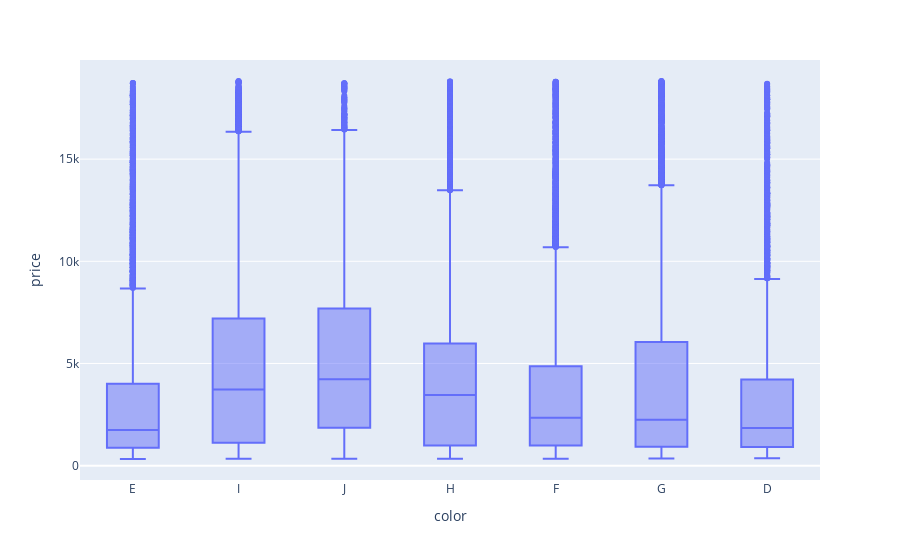

Write notebook code for a chart like this one.
### Code cell
# box plot
fig = px.box(df1, x="color", y="price")
fig.show()

### Figure 1 — Plotly figure (JSON) as saved in the notebook; plotly's stock layout.template omitted (floating-point values rounded to 4 significant figures; data arrays with more than 128 entries replaced by an {"elided": "..."} marker saying what was removed)
{"data": [{"alignmentgroup": "True", "hovertemplate": "color=%{x}<br>price=%{y}<extra></extra>", "legendgroup": "", "marker": {"color": "#636efa"}, "name": "", "notched": false, "offsetgroup": "", "orientation": "v", "showlegend": false, "type": "box", "x": {"elided": "53940 str values"}, "x0": " ", "xaxis": "x", "y": {"elided": "53940 int values"}, "y0": " ", "yaxis": "y"}], "layout": {"boxmode": "group", "legend": {"tracegroupgap": 0}, "margin": {"t": 60}, "xaxis": {"anchor": "y", "domain": [0, 1], "title": {"text": "color"}}, "yaxis": {"anchor": "x", "domain": [0, 1], "title": {"text": "price"}}}}
